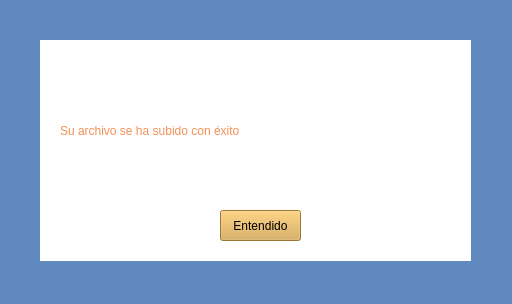
<?xml version="1.0" encoding="UTF-8"?>
<ui version="4.0">
 <class>matriMate</class>
 <widget class="QWidget" name="matriMate">
  <property name="geometry">
   <rect>
    <x>0</x>
    <y>0</y>
    <width>512</width>
    <height>304</height>
   </rect>
  </property>
  <property name="windowTitle">
   <string>Form</string>
  </property>
  <property name="styleSheet">
   <string notr="true">background-color: rgb(96, 137, 191);
</string>
  </property>
  <widget class="QLabel" name="label">
   <property name="geometry">
    <rect>
     <x>40</x>
     <y>40</y>
     <width>431</width>
     <height>221</height>
    </rect>
   </property>
   <property name="styleSheet">
    <string notr="true">background-color: rgb(255, 255, 255);</string>
   </property>
   <property name="text">
    <string/>
   </property>
  </widget>
  <widget class="QLabel" name="label_2">
   <property name="geometry">
    <rect>
     <x>60</x>
     <y>120</y>
     <width>381</width>
     <height>21</height>
    </rect>
   </property>
   <property name="styleSheet">
    <string notr="true">color: rgb(242, 144, 87);
font: 700 18pt &quot;Segoe UI&quot;;

background-color: rgb(255, 255, 255);
</string>
   </property>
   <property name="text">
    <string>Su archivo se ha subido con éxito</string>
   </property>
  </widget>
  <widget class="QPushButton" name="botonEntendidoArchivo">
   <property name="geometry">
    <rect>
     <x>220</x>
     <y>210</y>
     <width>81</width>
     <height>31</height>
    </rect>
   </property>
   <property name="styleSheet">
    <string notr="true">background-color: rgb(217, 167, 74);
font: 700 10pt &quot;Segoe UI&quot;;</string>
   </property>
   <property name="text">
    <string>Entendido</string>
   </property>
  </widget>
 </widget>
 <resources/>
 <connections/>
</ui>
